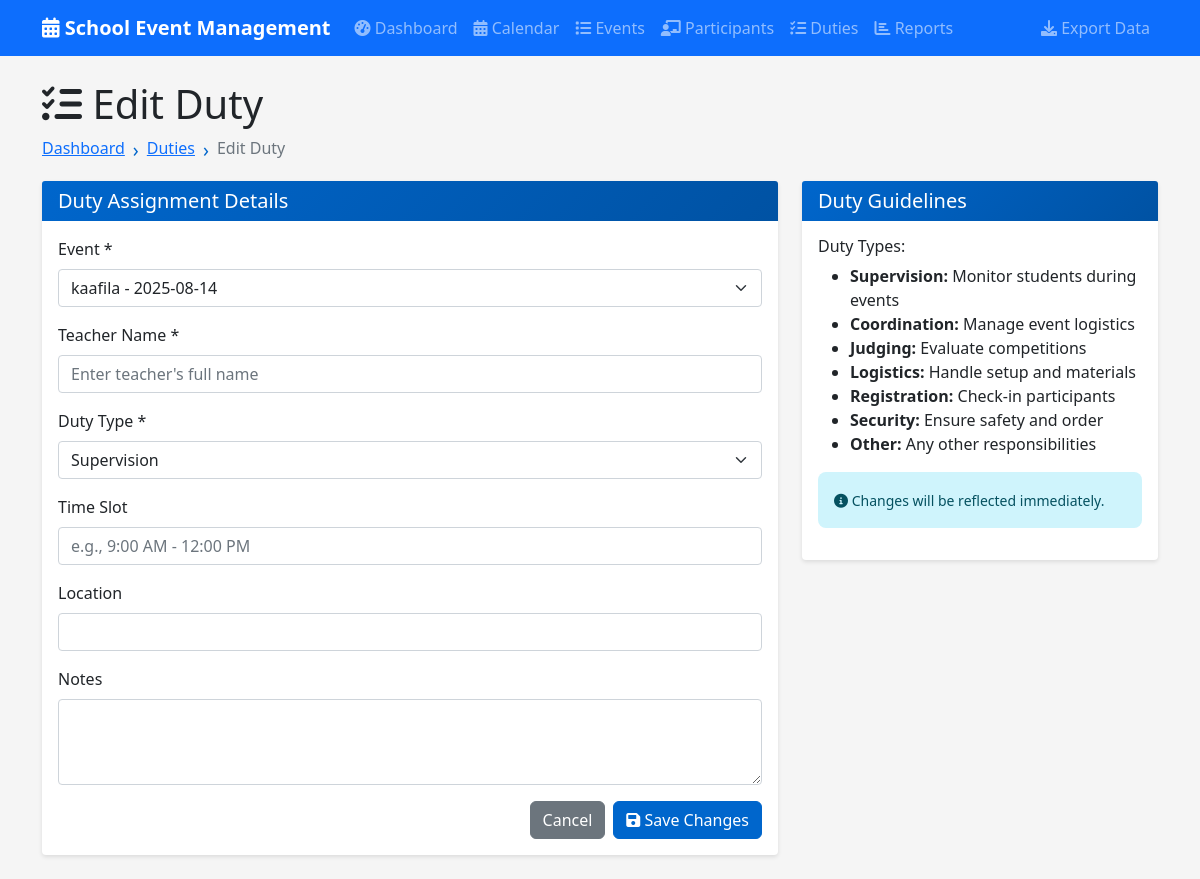
Before: /duties/1/edit with the older database file.
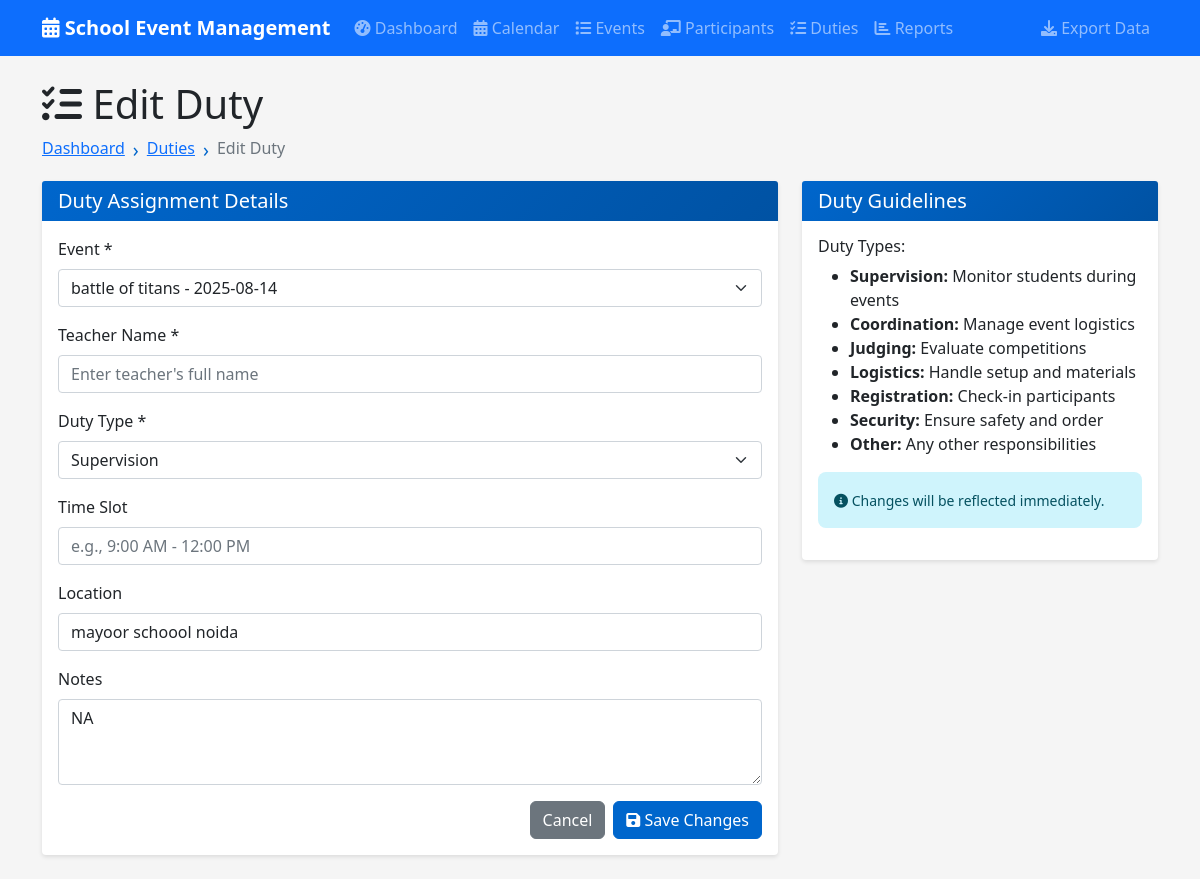
After: the same page with the newer database file.
### tables this page shows
CREATE TABLE duties (
            id INTEGER PRIMARY KEY AUTOINCREMENT,
            event_id INTEGER NOT NULL,
            participant_id INTEGER NOT NULL,
            duty_type TEXT NOT NULL,
            time_slot TEXT,
            location TEXT,
            notes TEXT,
            assigned_at TIMESTAMP DEFAULT CURRENT_TIMESTAMP, duty_date DATE, start_time TIME, end_time TIME, description TEXT,
            FOREIGN KEY (event_id) REFERENCES events (id) ON DELETE CASCADE,
            FOREIGN KEY (participant_id) REFERENCES participants (id) ON DELETE CASCADE
        );

CREATE TABLE events (
            id INTEGER PRIMARY KEY AUTOINCREMENT,
            name TEXT NOT NULL,
            type TEXT NOT NULL,
            event_date DATE NOT NULL,
            start_time TIME NOT NULL,
            end_time TIME NOT NULL,
            venue TEXT NOT NULL,
            description TEXT,
            host_school TEXT NOT NULL,
            participating_schools TEXT,
            status TEXT DEFAULT 'upcoming',
            created_at TIMESTAMP DEFAULT CURRENT_TIMESTAMP
        );

### app.py (the view, shortened to what this page needs)
@app.route('/duties/<int:id>/edit', methods=['GET', 'POST'])
def edit_duty(id):
    conn = get_db_connection()
    duty = conn.execute('SELECT * FROM duties WHERE id = ?', (id,)).fetchone()
    events = conn.execute('SELECT id, name, event_date, venue FROM events ORDER BY event_date').fetchall()
    conn.close()
    return render_template('edit_duty.html', duty=duty, events=events)

### app.py (called while the page is built)
def get_db_connection():
    conn = sqlite3.connect('events.db')
    conn.row_factory = sqlite3.Row
    return conn

### templates/edit_duty.html (shortened to what the changed rows need)
{% extends "base.html" %}
{% block content %}
<div class="row">
    <div class="col-12">
        <h1><i class="fas fa-tasks"></i> Edit Duty</h1>
    </div>
</div>
<div class="row">
    <div class="col-md-8">
        <div class="card">
            <div class="card-body">
                <form method="POST">
                    <div class="mb-3">
                        <label for="event_id" class="form-label">Event *</label>
                        <select class="form-select" id="event_id" name="event_id" required onchange="updateEventDetails()">
                            {% for event in events %}
                                <option value="{{ event.id }}" {% if event.id == duty.event_id %}selected{% endif %}
                                        data-date="{{ event.event_date }}"
                                        data-venue="{{ event.venue }}"
                                        data-start="{{ event.start_time }}"
                                        data-end="{{ event.end_time }}">
                                    {{ event.name }} - {{ event.event_date }}
                                </option>
                            {% endfor %}
                        </select>
                    </div>
                    <div class="mb-3">
                        <label for="duty_type" class="form-label">Duty Type *</label>
                        <select class="form-select" id="duty_type" name="duty_type" required>
                            <option value="supervision" {% if duty.duty_type == 'supervision' %}selected{% endif %}>Supervision</option>
                        </select>
                    </div>
                    <div class="mb-3">
                        <label for="location" class="form-label">Location</label>
                        <input type="text" class="form-control" id="location" name="location"
                               value="{{ duty.location or '' }}">
                    </div>
                    <div class="mb-3">
                        <label for="notes" class="form-label">Notes</label>
                        <textarea class="form-control" id="notes" name="notes" rows="3">{{ duty.notes or '' }}</textarea>
                    </div>
                </form>
            </div>
        </div>
    </div>
</div>
{% endblock %}

Changed rows visible on the page:
added duties: event_id "battle of titans - 2025-08-14", duty_type "Supervision", location "mayoor schoool noida", notes "NA"
Other visible differences:
form field event_id: "kaafila - 2025-08-14" → (not shown)
form field duty_type: "Supervision" → (not shown)
